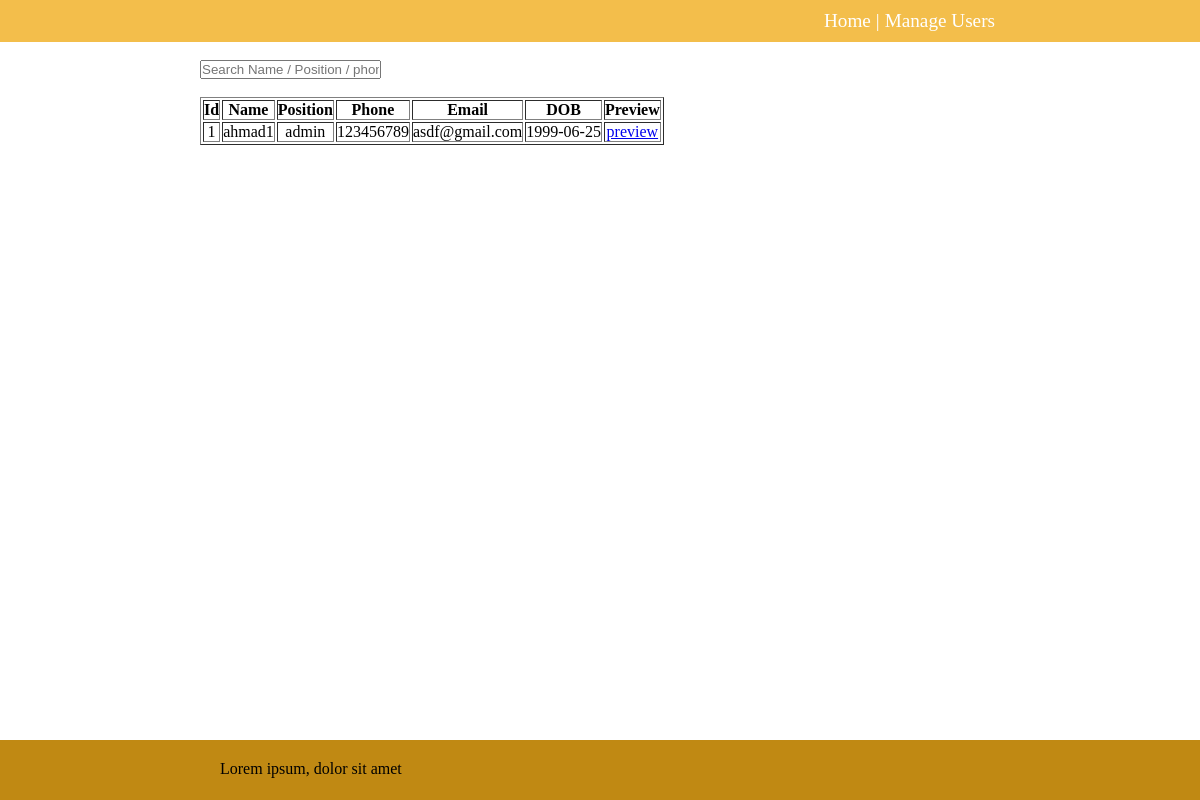
Before: / with the older database file.
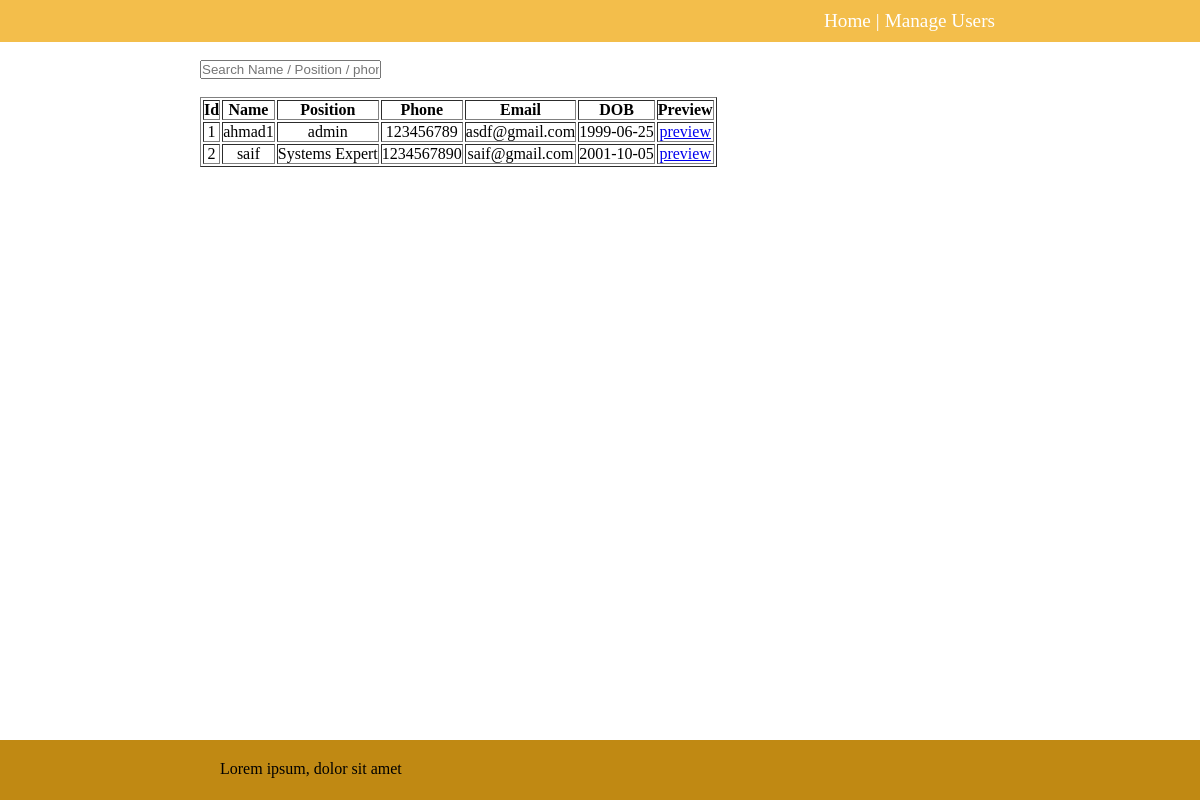
After: the same page with the newer database file.
### app.py (models this page shows, shortened)
class User(db.Model):
    id = db.Column(db.Integer, primary_key = True)
    name = db.Column(db.String(50), nullable = False)
    pic = db.Column(db.Text, unique = True, nullable = False)
    mimetype = db.Column(db.Text, nullable = False)
    position = db.Column(db.String(50), nullable = False)
    date_of_birth = db.Column(db.Date, nullable = False)
    blood_group = db.Column(db.String(50), nullable = False)
    phone = db.Column(db.String(50), nullable = False)
    email = db.Column(db.String(80), nullable = False)

### app.py (the view)
@app.route("/")
def index():
    users = User.query.order_by(User.id).all()
    return render_template('index.html',users = users)

### templates/index.html (shortened to what this page needs)
{% extends 'base.html' %}
{% block body %}
<br>
<input width="1200px" type="text" placeholder="Search Name / Position / phone / mail">
<br>
<br>
<table border="1px" style="text-align: center;">
    <tr>
        <th>Id</th>
        <th>Name</th>
        <th>Position</th>
        <th>Phone</th>
        <th>Email</th>
        <th>DOB</th>
        <th>Preview</th>
    </tr>
    {% for user in users %}
        <tr>
            <td>{{ user.id }}</td>
            <td>{{ user.name }}</td>
            <td>{{ user.position }}</td>
            <td>{{ user.phone }}</td>
            <td>{{ user.email }}</td>
            <td>{{ user.date_of_birth }}</td>
            <td><a href="{{ url_for('preview',id = user.id) }}">preview</a></td>
        </tr>
    {% endfor %}
</table>
{% endblock %}

Changed rows visible on the page:
added User: id "2", name "saif", position "Systems Expert", phone "1234567890", email "saif@gmail.com", date_of_birth "2001-10-05"
